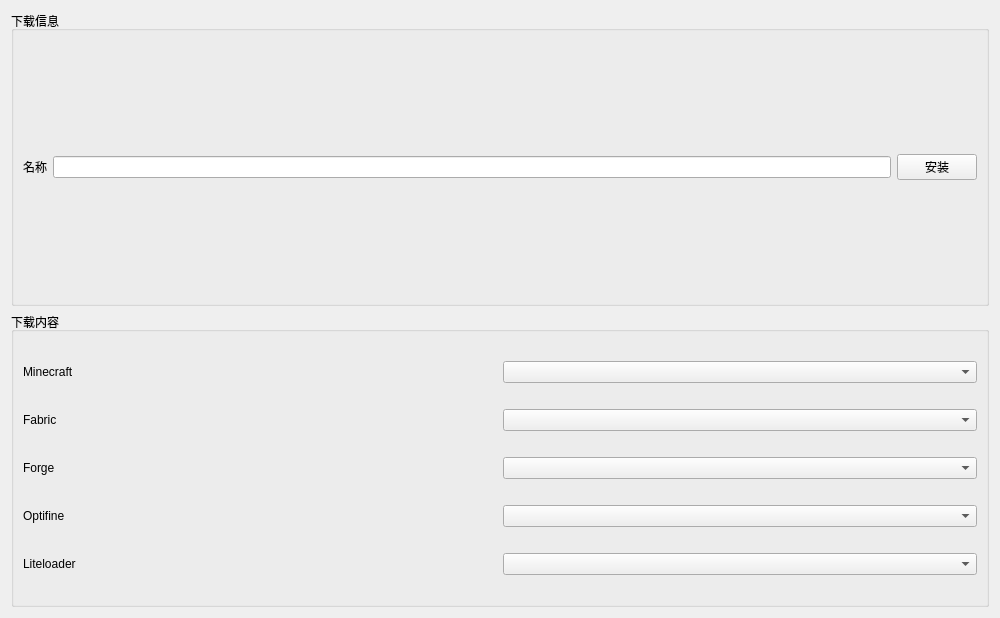
<?xml version="1.0" encoding="UTF-8"?>
<ui version="4.0">
 <class>Minecraft</class>
 <widget class="QWidget" name="Minecraft">
  <property name="geometry">
   <rect>
    <x>0</x>
    <y>0</y>
    <width>1000</width>
    <height>618</height>
   </rect>
  </property>
  <property name="windowTitle">
   <string>Minecraft</string>
  </property>
  <layout class="QGridLayout" name="gridLayout">
   <item row="0" column="0">
    <widget class="QGroupBox" name="groupBox">
     <property name="title">
      <string>下载信息</string>
     </property>
     <layout class="QGridLayout" name="gridLayout_2">
      <item row="0" column="0">
       <widget class="QLabel" name="label_2">
        <property name="text">
         <string>名称</string>
        </property>
       </widget>
      </item>
      <item row="0" column="1">
       <widget class="QLineEdit" name="le_name"/>
      </item>
      <item row="0" column="2">
       <widget class="QPushButton" name="pb_install">
        <property name="text">
         <string>安装</string>
        </property>
       </widget>
      </item>
     </layout>
    </widget>
   </item>
   <item row="1" column="0">
    <widget class="QGroupBox" name="groupBox_2">
     <property name="title">
      <string>下载内容</string>
     </property>
     <layout class="QGridLayout" name="gridLayout_3">
      <item row="4" column="1">
       <widget class="QComboBox" name="cb_liteloader"/>
      </item>
      <item row="1" column="1">
       <widget class="QComboBox" name="cb_fabric"/>
      </item>
      <item row="2" column="1">
       <widget class="QComboBox" name="cb_forge"/>
      </item>
      <item row="1" column="0">
       <widget class="QLabel" name="label_6">
        <property name="text">
         <string>Fabric</string>
        </property>
       </widget>
      </item>
      <item row="2" column="0">
       <widget class="QLabel" name="label">
        <property name="text">
         <string>Forge</string>
        </property>
       </widget>
      </item>
      <item row="3" column="1">
       <widget class="QComboBox" name="cb_optifine"/>
      </item>
      <item row="0" column="0">
       <widget class="QLabel" name="label_5">
        <property name="text">
         <string>Minecraft</string>
        </property>
       </widget>
      </item>
      <item row="4" column="0">
       <widget class="QLabel" name="label_4">
        <property name="text">
         <string>Liteloader</string>
        </property>
       </widget>
      </item>
      <item row="0" column="1">
       <widget class="QComboBox" name="cb_minecraft"/>
      </item>
      <item row="3" column="0">
       <widget class="QLabel" name="label_3">
        <property name="text">
         <string>Optifine</string>
        </property>
       </widget>
      </item>
     </layout>
    </widget>
   </item>
  </layout>
 </widget>
 <resources/>
 <connections/>
</ui>
